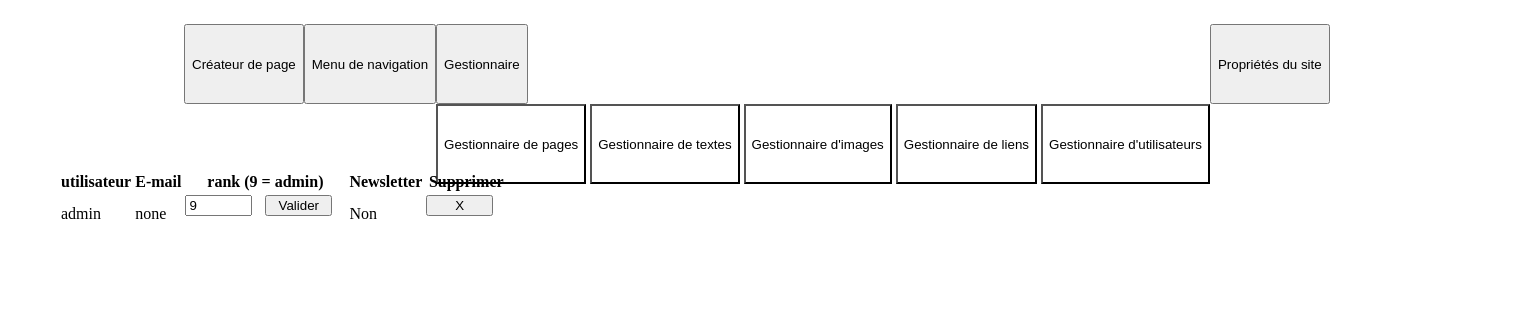
/editor/usermanager.php, run on the app's committed database.
### tables this page shows
CREATE TABLE IF NOT EXISTS `utilisateur` (
  `utilisateur` varchar(30) NOT NULL,
  `mdp` varchar(90) NOT NULL,
  `email` varchar(90) DEFAULT NULL,
  `rank` int(1) NOT NULL,
  `mail` int(1) NOT NULL,
  PRIMARY KEY (`utilisateur`),
  UNIQUE KEY `U_email` (`email`)
);

### editor/usermanager.php (the view, shortened to what this page needs)
<?php include("editor/php/EditorHeader.php") ?>
<div class="EditContainer">
    <div class="row Pageaff">
        <div class="col-md-12 webContener">
            <table class="table">
                <thead>
                    <tr>
                    <th scope="col">utilisateur</th>
                    <th scope="col">E-mail</th>
                    <th scope="col">rank (9 = admin)</th>
                    <th scope="col">Newsletter</th>
                    <th scope="col">Supprimer</th>
                    </tr>
                </thead>
                <tbody>
                    <?php
                        $req = "SELECT `utilisateur`,`email`, `rank`, `mail` FROM `utilisateur`";
                        $res = mysqli_query($BDD,$req);
                        while($user = mysqli_fetch_array($res,MYSQLI_ASSOC)){
                            echo "<tr>";
                            echo "<td>".$user["utilisateur"]."</td>";
                            echo "<td>".$user["email"]."</td>";
                            echo '<td><form method="post">';
                            echo '<input class="webLink EditBtn" type="number" name="UserRank"  min="0" max="9" value="'.$user["rank"].'">';
                            echo '<input class="webLink EditBtn" name="ChangeRank" type="submit" value="Valider">';
                            echo '</form></td>';
                            echo "<td>".TrueOrFalse($user["mail"])."</td>";
                            echo '<td><form method="post">';
                            echo '<input class="webLink EditBtn" name="Deluser" type="submit" value="X">';
                            echo "</form></td>";
                            echo "</tr>";
                        }
                    ?>
                </tbody>
            </table>
        </div>
    </div>
</div>
<?php
    function TrueOrFalse($test){
        if($test == 0){
            return "Non";
        }else{
            return "Oui";
        }
    }
?>

### css/editorStyle.css (style rules this page uses)
.EditContainer { width: 100%; margin: 0; padding-left: 50px; padding-right: 50px; overflow-x:hidden; overflow: visible; color:var(--texteColor); }
.webContener { background-color:var(--ContainerColor); color:var(--texteColor); padding-top: 1em; width:100%; padding-bottom: 1em; }
.EditBtn { width: 5em; margin-right: 1em; }
.Pageaff { margin-bottom: 4.5em; }
::placeholder { color: var(--HeadAndFooter); opacity: 1; }

### data on the page
utilisateur: utilisateur "admin", email "none", UserRank "9", mail "Non"
